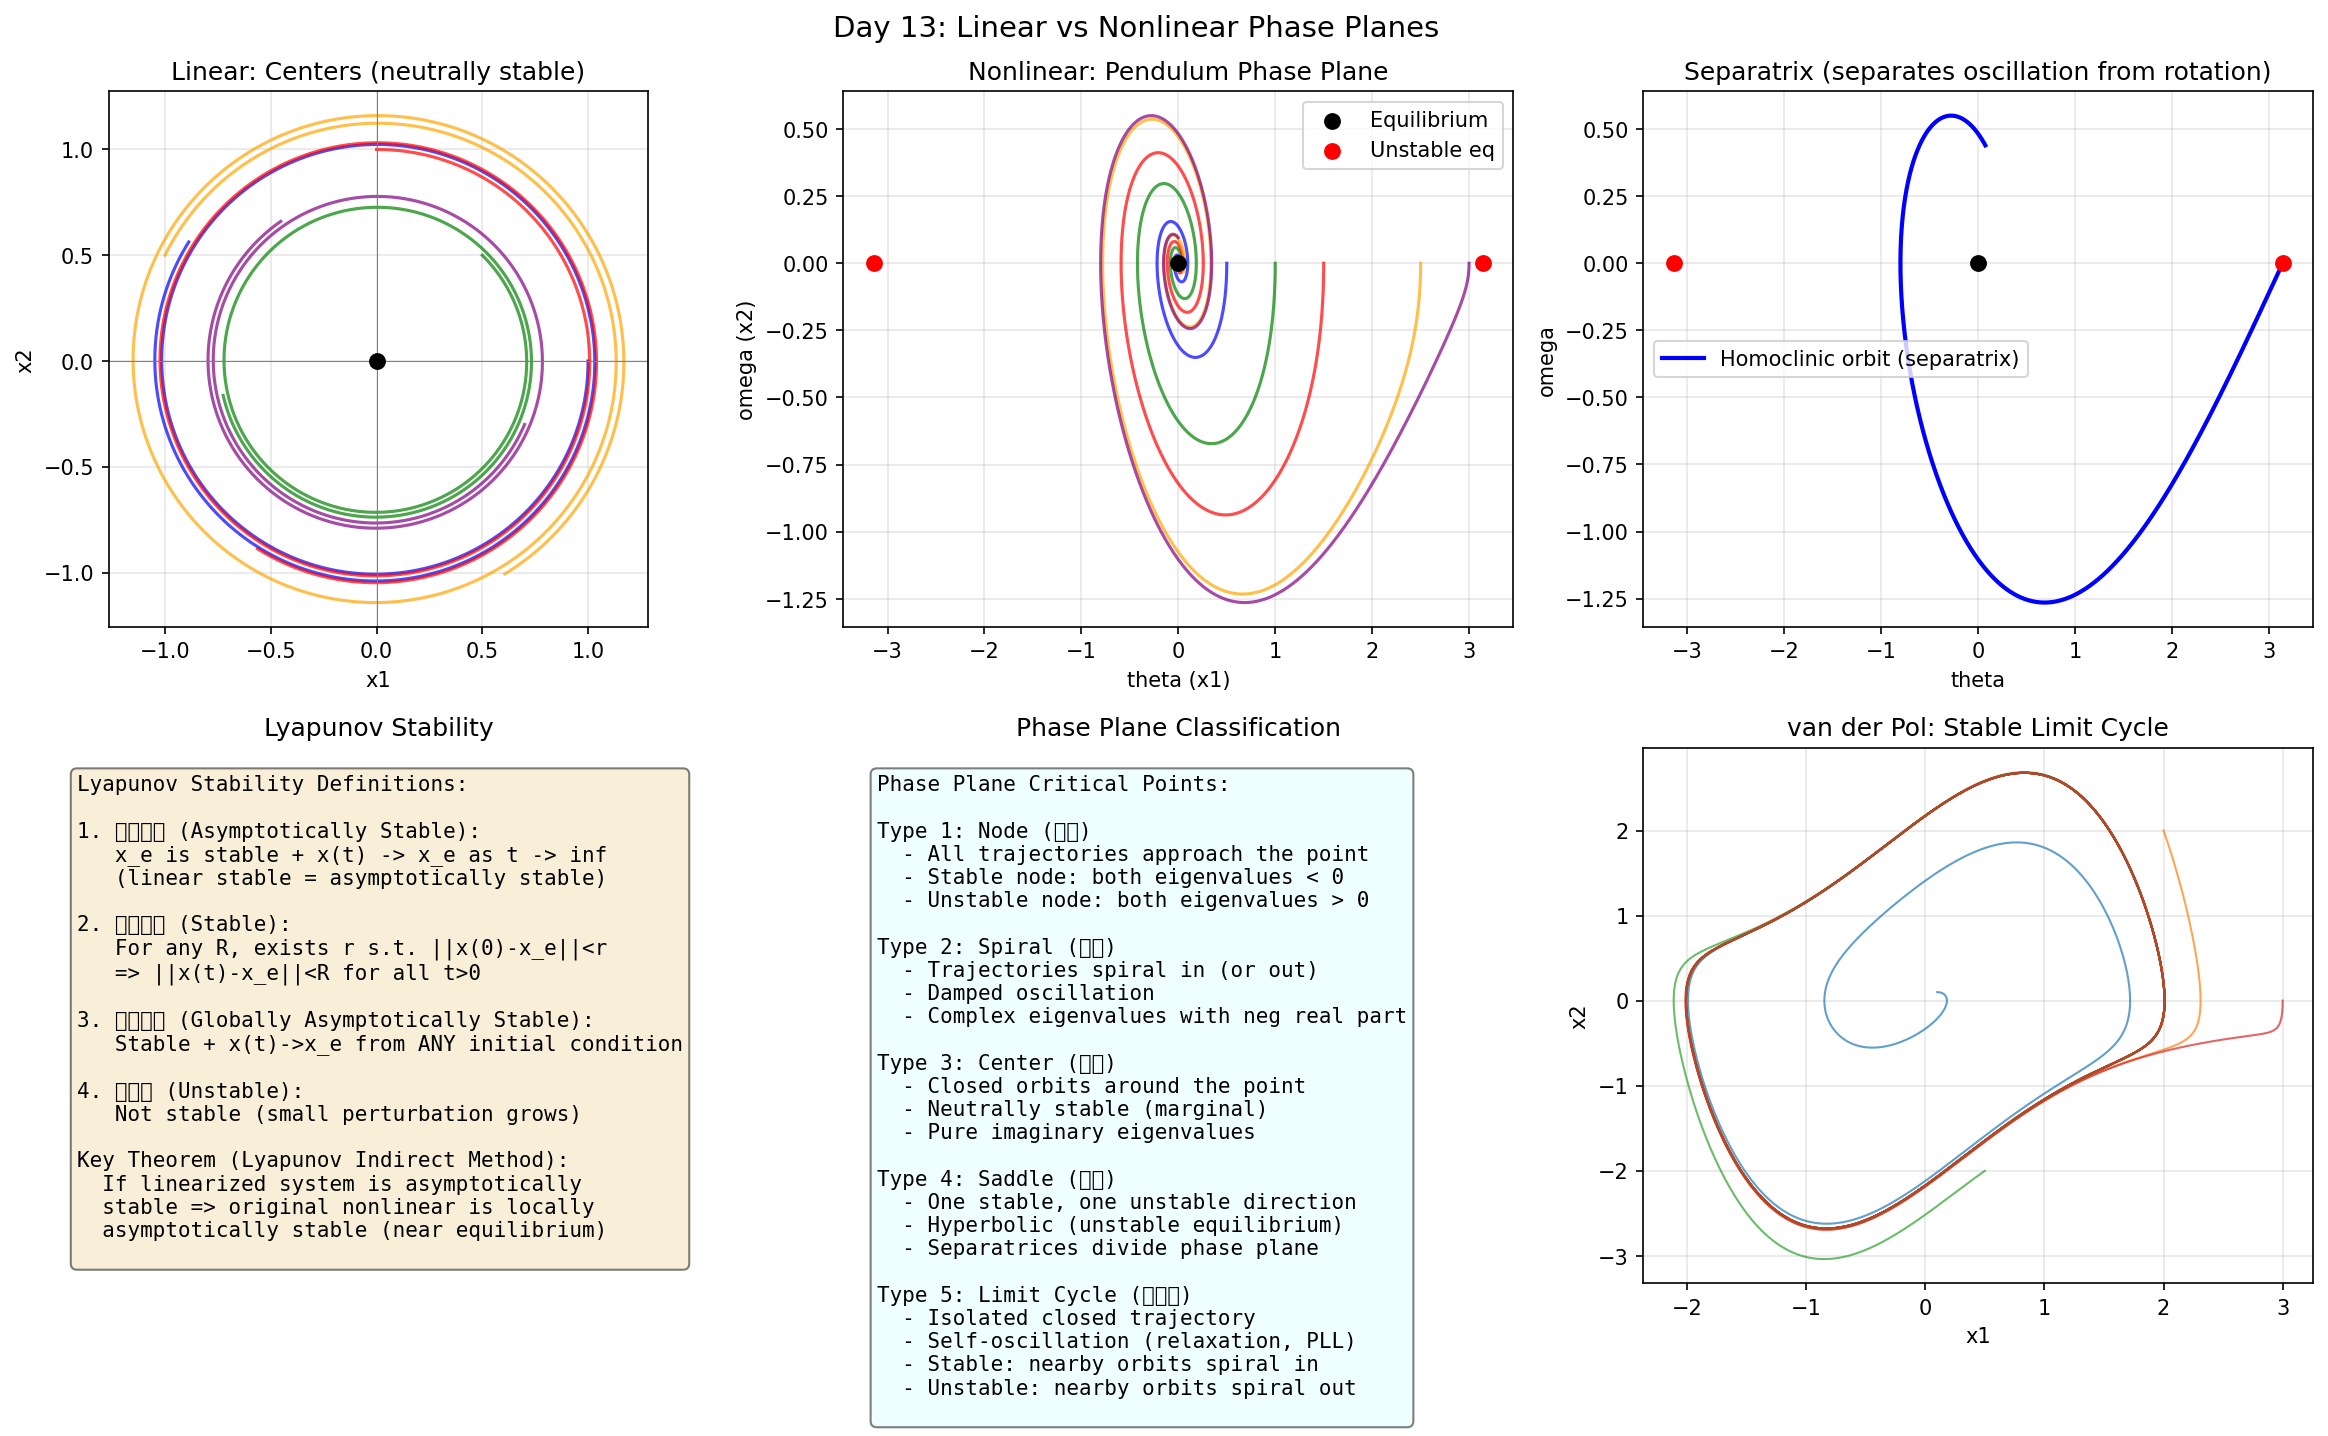

Generate this figure with Python:
import numpy as np
import matplotlib
matplotlib.use('Agg')
import matplotlib.pyplot as plt

print("=" * 60)
print("Day 13: Nonlinear Systems - Phase Plane & Stability")
print("=" * 60)

# ===== Why Nonlinear Matters =====
print("""
Linear:  F = ma, superposition holds
Nonlinear: F = ma + m*theta*omega^2  (centrifugal term in pendulum)

Key Differences:
  Linear:    Solutions are EXACT, superposition works
  Nonlinear: Most have NO closed-form solution

Common Nonlinearities:
  - Saturation (actuator limits)
  - Deadzone (play in mechanical systems)
  - Friction (stiction, Coulomb)
  - Relay (on/off control)
  - Quadratic drag: F = -c*v*|v|
""")

# ===== Phase Plane: Linear vs Nonlinear =====
# Linear: x_dot = A*x
# Nonlinear: x_dot = f(x)

fig, axes = plt.subplots(2, 3, figsize=(16, 10))
fig.suptitle('Day 13: Linear vs Nonlinear Phase Planes', fontsize=14)

# --- Linear harmonic oscillator ---
A = np.array([[0, 1], [-1, 0]])  # x_dot = -y, y_dot = x

def simulate_linear(A, x0, T=10, dt=0.01):
    N = int(T/dt)
    t = np.linspace(0, T, N)
    x = np.zeros((N, 2))
    x[0] = x0
    for i in range(N-1):
        x[i+1] = x[i] + A @ x[i] * dt
    return t, x

# Linear trajectories from different initial conditions
colors = ['blue', 'green', 'red', 'orange', 'purple']
for idx, x0 in enumerate([[1,0], [0.5, 0.5], [0, 1], [-1, 0.5], [0.7, -0.3]]):
    t, x = simulate_linear(A, x0)
    axes[0, 0].plot(x[:, 0], x[:, 1], color=colors[idx], lw=1.5, alpha=0.7)
axes[0, 0].scatter([0], [0], color='black', s=50, zorder=5)
axes[0, 0].set_xlabel('x1')
axes[0, 0].set_ylabel('x2')
axes[0, 0].set_title('Linear: Centers (neutrally stable)')
axes[0, 0].grid(True, alpha=0.3)
axes[0, 0].set_aspect('equal')
axes[0, 0].axhline(y=0, color='gray', lw=0.5)
axes[0, 0].axvline(x=0, color='gray', lw=0.5)

# --- Nonlinear pendulum ---
def pendulum_f(x):
    x1, x2 = x
    return np.array([x2, -np.sin(x1) - 0.5*x2])

def simulate_nonlinear(f, x0, T=15, dt=0.01):
    N = int(T/dt)
    t = np.linspace(0, T, N)
    x = np.zeros((N, 2))
    x[0] = x0
    for i in range(N-1):
        k1 = f(x[i])
        k2 = f(x[i] + k1*dt/2)
        k3 = f(x[i] + k2*dt/2)
        k4 = f(x[i] + k3*dt)
        x[i+1] = x[i] + (k1 + 2*k2 + 2*k3 + k4)/6 * dt
    return t, x

for idx, x0 in enumerate([[0.5, 0], [1.0, 0], [1.5, 0], [2.5, 0], [3.0, 0]]):
    t, x = simulate_nonlinear(pendulum_f, x0)
    # Plot only stable region
    mask = np.abs(x[:, 0]) < 4
    axes[0, 1].plot(x[mask, 0], x[mask, 1], color=colors[idx], lw=1.5, alpha=0.7)

axes[0, 1].scatter([0], [0], color='black', s=50, zorder=5, label='Equilibrium')
axes[0, 1].scatter([np.pi, -np.pi], [0, 0], color='red', s=50, zorder=5, label='Unstable eq')
axes[0, 1].set_xlabel('theta (x1)')
axes[0, 1].set_ylabel('omega (x2)')
axes[0, 1].set_title('Nonlinear: Pendulum Phase Plane')
axes[0, 1].legend()
axes[0, 1].grid(True, alpha=0.3)

# --- Phase portrait features ---
# Separatrix
t, x = simulate_nonlinear(pendulum_f, [np.pi - 0.001, 0])
mask = np.abs(x[:, 0]) < 5
axes[0, 2].plot(x[mask, 0], x[mask, 1], 'b-', lw=2, label='Homoclinic orbit (separatrix)')
axes[0, 2].scatter([0], [0], color='black', s=50, zorder=5)
axes[0, 2].scatter([np.pi, -np.pi], [0, 0], color='red', s=50, zorder=5)
axes[0, 2].set_xlabel('theta')
axes[0, 2].set_ylabel('omega')
axes[0, 2].set_title('Separatrix (separates oscillation from rotation)')
axes[0, 2].legend()
axes[0, 2].grid(True, alpha=0.3)

# --- Lyapunov Stability Definitions ---
ax = axes[1, 0]
ax.axis('off')
txt = ("""Lyapunov Stability Definitions:

1. 渐近稳定 (Asymptotically Stable):
   x_e is stable + x(t) -> x_e as t -> inf
   (linear stable = asymptotically stable)

2. 局部稳定 (Stable):
   For any R, exists r s.t. ||x(0)-x_e||<r
   => ||x(t)-x_e||<R for all t>0

3. 全局稳定 (Globally Asymptotically Stable):
   Stable + x(t)->x_e from ANY initial condition

4. 不稳定 (Unstable):
   Not stable (small perturbation grows)

Key Theorem (Lyapunov Indirect Method):
  If linearized system is asymptotically
  stable => original nonlinear is locally
  asymptotically stable (near equilibrium)
""")
ax.text(0.05, 0.95, txt, transform=ax.transAxes, va='top', fontsize=10,
        fontfamily='monospace', bbox=dict(boxstyle='round', facecolor='wheat', alpha=0.5))
ax.set_title('Lyapunov Stability')

# --- Phase plane structures ---
ax = axes[1, 1]
ax.axis('off')
txt = ("""Phase Plane Critical Points:

Type 1: Node (节点)
  - All trajectories approach the point
  - Stable node: both eigenvalues < 0
  - Unstable node: both eigenvalues > 0

Type 2: Spiral (焦点)
  - Trajectories spiral in (or out)
  - Damped oscillation
  - Complex eigenvalues with neg real part

Type 3: Center (中心)
  - Closed orbits around the point
  - Neutrally stable (marginal)
  - Pure imaginary eigenvalues

Type 4: Saddle (鞍点)
  - One stable, one unstable direction
  - Hyperbolic (unstable equilibrium)
  - Separatrices divide phase plane

Type 5: Limit Cycle (极限环)
  - Isolated closed trajectory
  - Self-oscillation (relaxation, PLL)
  - Stable: nearby orbits spiral in
  - Unstable: nearby orbits spiral out
""")
ax.text(0.05, 0.95, txt, transform=ax.transAxes, va='top', fontsize=10,
        fontfamily='monospace', bbox=dict(boxstyle='round', facecolor='lightcyan', alpha=0.5))
ax.set_title('Phase Plane Classification')

# --- van der Pol oscillator (limit cycle) ---
ax = axes[1, 2]
mu = 1.0
def vdp_f(x):
    x1, x2 = x
    return np.array([x2, mu*(1 - x1**2)*x2 - x1])

for x0 in [[0.1, 0.1], [2.0, 2.0], [0.5, -2.0], [3.0, 0]]:
    t, x = simulate_nonlinear(vdp_f, x0, T=30, dt=0.01)
    ax.plot(x[:, 0], x[:, 1], lw=1, alpha=0.7)
ax.set_xlabel('x1')
ax.set_ylabel('x2')
ax.set_title('van der Pol: Stable Limit Cycle')
ax.grid(True, alpha=0.3)

plt.tight_layout()
plt.savefig('C:/Users/WUccc/.openclaw/workspace/notes/工程控制论/code/day13_nonlinear.png', dpi=150, bbox_inches='tight')
print("\nFigure saved!")

# ===== Key Formula: Lyapunov Indirect Method =====
print("\n" + "=" * 60)
print("KEY: Lyapunov Indirect Method")
print("=" * 60)
print("""
Step 1: Find equilibrium x_e (solve f(x_e) = 0)
Step 2: Linearize: A = df/dx | x_e
Step 3: Check eigenvalues of A:
  - All Re(lambda) < 0 => locally asymptotically stable
  - Any Re(lambda) > 0 => unstable
  - Pure imaginary (no other >0) => need higher-order terms

Example: Pendulum at (0,0)
  f(x) = [x2, -sin(x1) - 0.5*x2]
  A = [[0, 1], [-cos(x1), -0.5]] | (0,0)
    = [[0, 1], [-1, -0.5]]
  eigenvalues: solve det(lambda*I - A) = 0
  lambda^2 + 0.5*lambda + 1 = 0
  lambda = [-0.25 +/- sqrt(0.0625 - 1)] = -0.25 +/- i*0.968
  => Re(lambda) < 0 => locally asymptotically stable
  => small-angle pendulum is stable
""")
